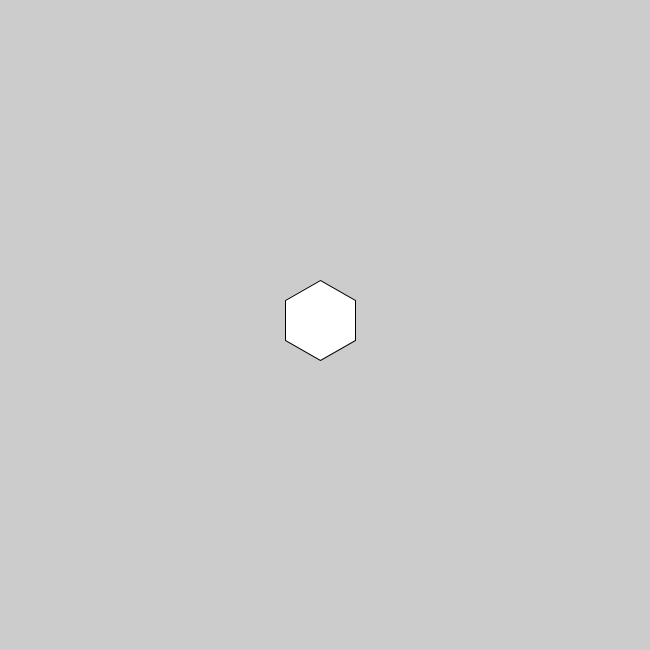
Frame 1 (no input)
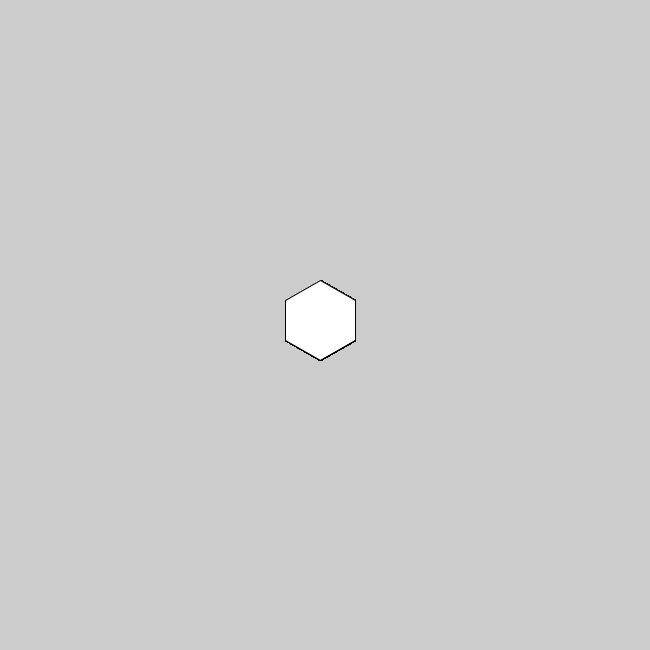
Frame 60 (the mouse pressed at the canvas centre just before this capture)
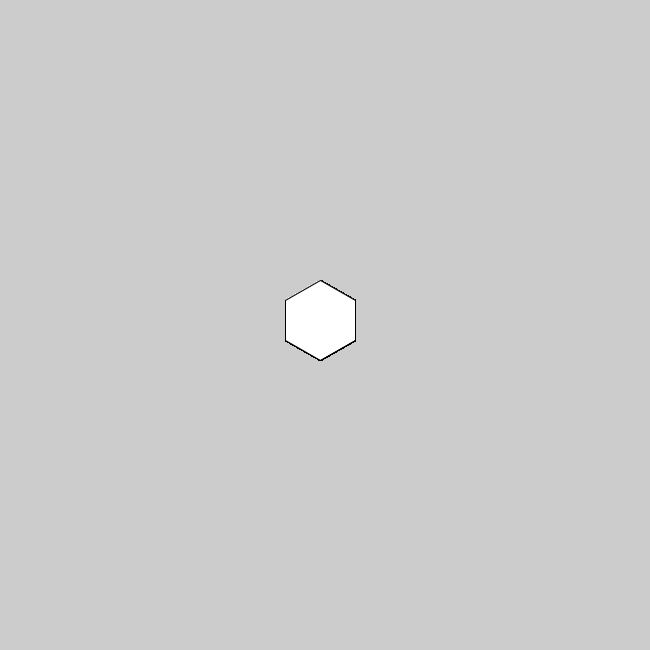
Frame 120 (the mouse held since frame 60 and released just before this capture)

The Processing sketch that drew these frames (run headless with seeded random() and noise(); from frame 60 on, the mouse is pressed at the canvas centre):

// Processing sketch: nez_hexagone
// ── nez_hexagone.pde
void setup() {
  size(650, 650);
}

void draw() {
  
  beginShape();
  vertex(320, 280);
  vertex(355, 300);
  vertex(355, 340);
  vertex(320, 360);
  vertex(285, 340);
  vertex(285, 300);
  endShape(CLOSE);
  
}
